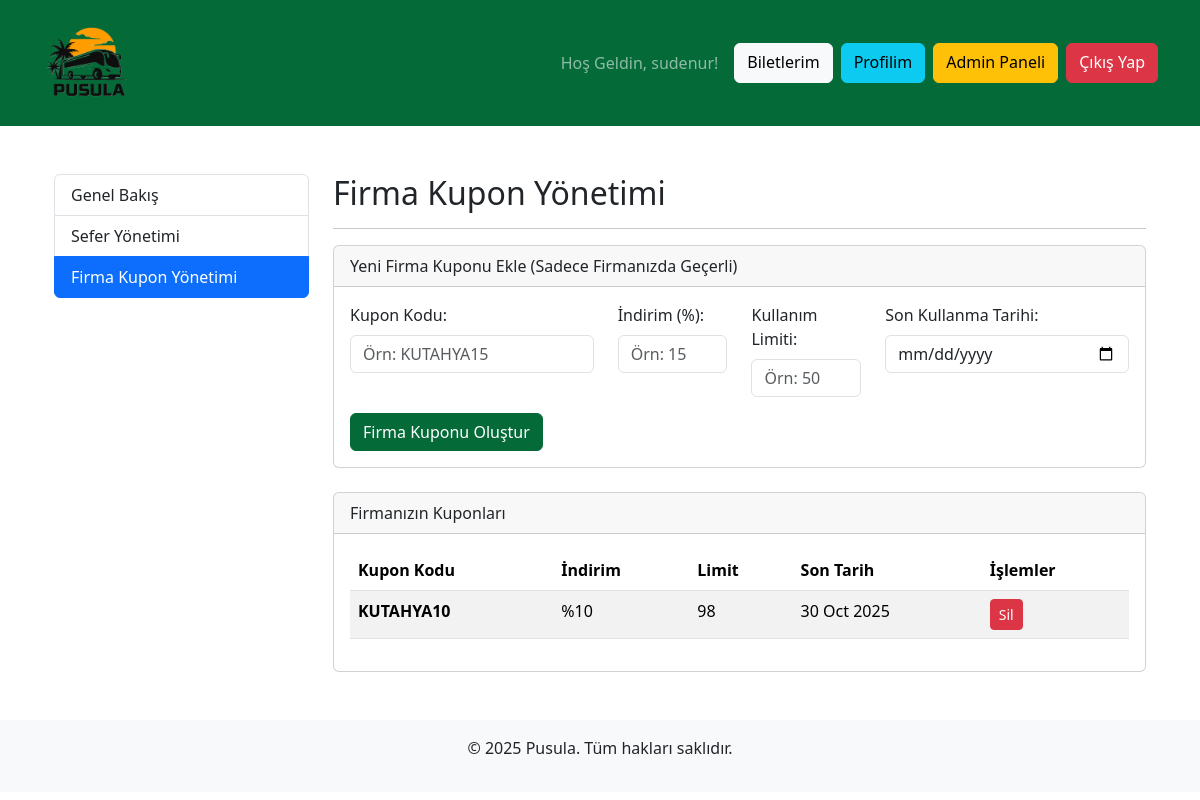
/admin_coupons_f.php (signed in), run on the app's committed database.
### tables this page shows
CREATE TABLE "Coupons" (
    "id" INTEGER PRIMARY KEY AUTOINCREMENT,
    "code" TEXT NOT NULL UNIQUE,
    "discount_rate" REAL NOT NULL,
    "usage_limit" INTEGER NOT NULL,
    "expire_date" DATETIME NOT NULL,
    "company_id" INTEGER
);

### admin_coupons_f.php (the view, shortened to what this page needs)
<?php
require_once 'header.php';
$company_id = null;
try {
    $stmt_company = $pdo->prepare("SELECT company_id FROM Users WHERE id = ?");
    $stmt_company->execute([$_SESSION['user_id']]);
    $company_id = $stmt_company->fetchColumn();
} catch (PDOException $e) {
    die("Firma bilgileriniz alınırken bir hata oluştu: " . $e->getMessage());
}
$coupons = [];
try {
    $sql = "SELECT * FROM Coupons WHERE company_id = ? ORDER BY expire_date DESC";
    $stmt = $pdo->prepare($sql);
    $stmt->execute([$company_id]);
    $coupons = $stmt->fetchAll(PDO::FETCH_ASSOC);
} catch (PDOException $e) {
    $error_message = "Kuponlar listelenirken bir hata oluştu: " . $e->getMessage();
}
?>
<div class="container mt-5">
    <div class="row">
        <div class="col-md-3">
            <div class="list-group">
                <a href="admin_panel.php" class="list-group-item list-group-item-action">Genel Bakış</a>
                <a href="admin_trips.php" class="list-group-item list-group-item-action">Sefer Yönetimi</a>
                <a href="admin_coupons_f.php" class="list-group-item list-group-item-action active">Firma Kupon Yönetimi</a>
            </div>
        </div>
        <div class="col-md-9">
            <h2>Firma Kupon Yönetimi</h2>
            <hr>
            <div class="card mb-4">
                <div class="card-header">
                    Yeni Firma Kuponu Ekle (Sadece Firmanızda Geçerli)
                </div>
                <div class="card-body">
                    <form action="admin_coupons_f.php" method="POST">
                        <div class="row">
                            <div class="col-md-4 mb-3">
                                <label for="code" class="form-label">Kupon Kodu:</label>
                                <input type="text" class="form-control" id="code" name="code" placeholder="Örn: KUTAHYA15" required>
                            </div>
                            <div class="col-md-2 mb-3">
                                <label for="discount_rate" class="form-label">İndirim (%):</label>
                                <input type="number" class="form-control" id="discount_rate" name="discount_rate" placeholder="Örn: 15" required>
                            </div>
                            <div class="col-md-2 mb-3">
                                <label for="usage_limit" class="form-label">Kullanım Limiti:</label>
                                <input type="number" class="form-control" id="usage_limit" name="usage_limit" placeholder="Örn: 50" required>
                            </div>
                            <div class="col-md-4 mb-3">
                                <label for="expire_date" class="form-label">Son Kullanma Tarihi:</label>
                                <input type="date" class="form-control" id="expire_date" name="expire_date" required>
                            </div>
                        </div>
                        <button type="submit" name="create_coupon" class="btn btn-primary">Firma Kuponu Oluştur</button>
                    </form>
                </div>
            </div>
            <div class="card">
                <div class="card-header">
                    Firmanızın Kuponları
                </div>
                <div class="card-body">
                    <table class="table table-striped table-hover">
                        <thead>
                            <tr>
                                <th>Kupon Kodu</th>
                                <th>İndirim</th>
                                <th>Limit</th>
                                <th>Son Tarih</th>
                                <th>İşlemler</th>
                            </tr>
                        </thead>
                        <tbody>
                            <?php if (empty($coupons)): ?>
                                <tr>
                                    <td colspan="5" class="text-center">Henüz eklenmiş firma kuponunuz yok.</td>
                                </tr>
                            <?php else: ?>
                                <?php foreach ($coupons as $coupon): ?>
                                    <tr>
                                        <td><strong><?php echo htmlspecialchars($coupon['code']); ?></strong></td>
                                        <td>%<?php echo htmlspecialchars($coupon['discount_rate']); ?></td>
                                        <td><?php echo htmlspecialchars($coupon['usage_limit']); ?></td>
                                        <td><?php echo date('d M Y', strtotime($coupon['expire_date'])); ?></td>
                                        <td>
                                            <form action="admin_coupons_f.php" method="POST" class="d-inline" onsubmit="return confirm('Bu kuponu silmek istediğinizden emin misiniz?');">
                                                <button type="submit" name="delete_coupon" class="btn btn-danger btn-sm">Sil</button>
                                            </form>
                                        </td>
                                    </tr>
                                <?php endforeach; ?>
                            <?php endif; ?>
                        </tbody>
                    </table>
                </div>
            </div>
        </div>
    </div>
</div>
<?php
require_once 'footer.php';
?>

### css/custom.css (style rules this page uses)
:root { --bs-primary: #046A38; --bs-primary-rgb: 4, 106, 56; --bs-success: #FFC107; --bs-success-rgb: 255, 193, 7; }
.btn-primary { background-color: var(--bs-primary); border-color: var(--bs-primary); }

### data on the page
coupons: code "KUTAHYA10", discount_rate "10", usage_limit "98", expire_date "30 Oct 2025"

### other printed values
$_SESSION['user_fullname'] "sudenur"
SITE_NAME "Pusula"
